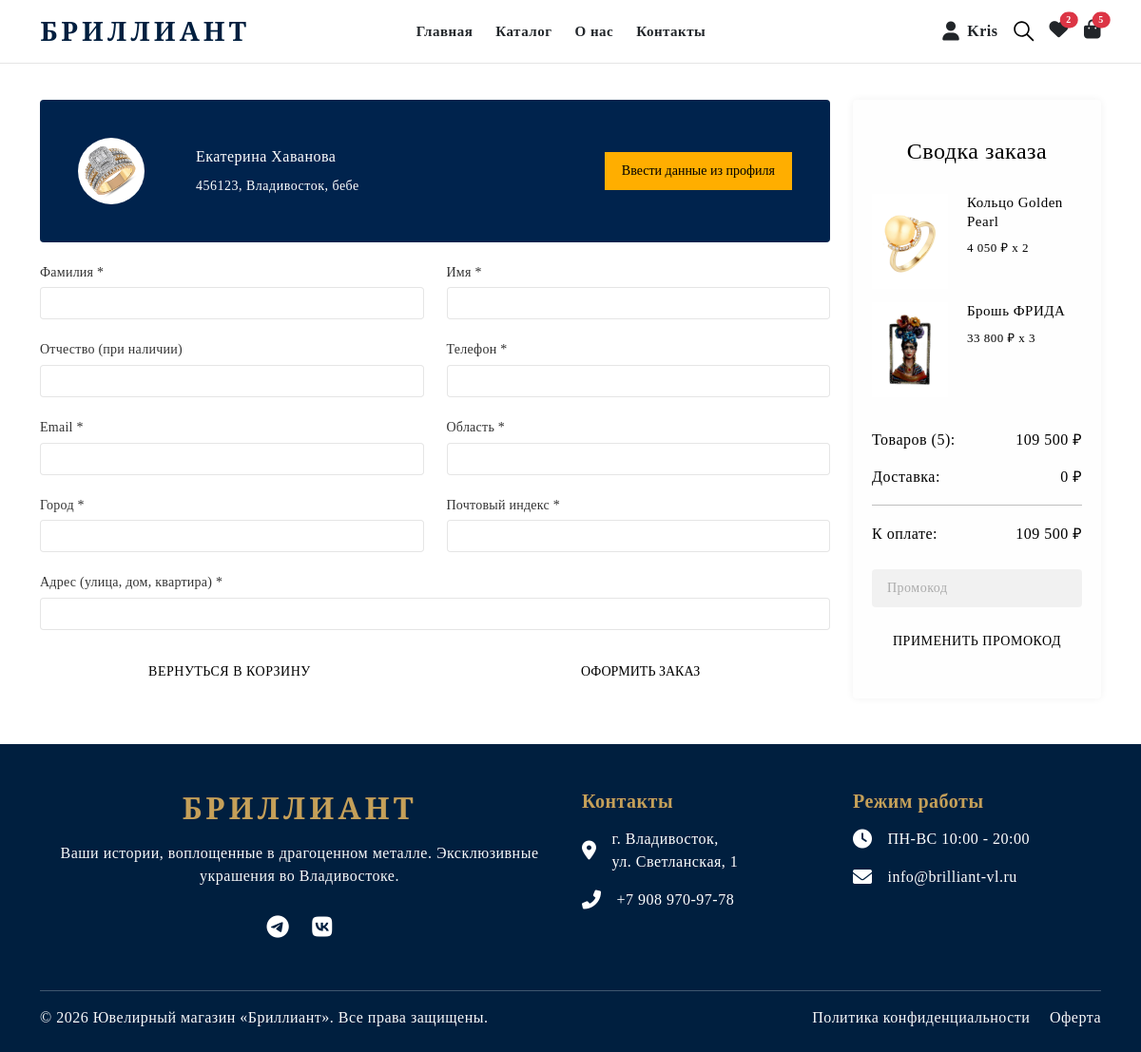
Before: /checkout (signed in) with the older database file.
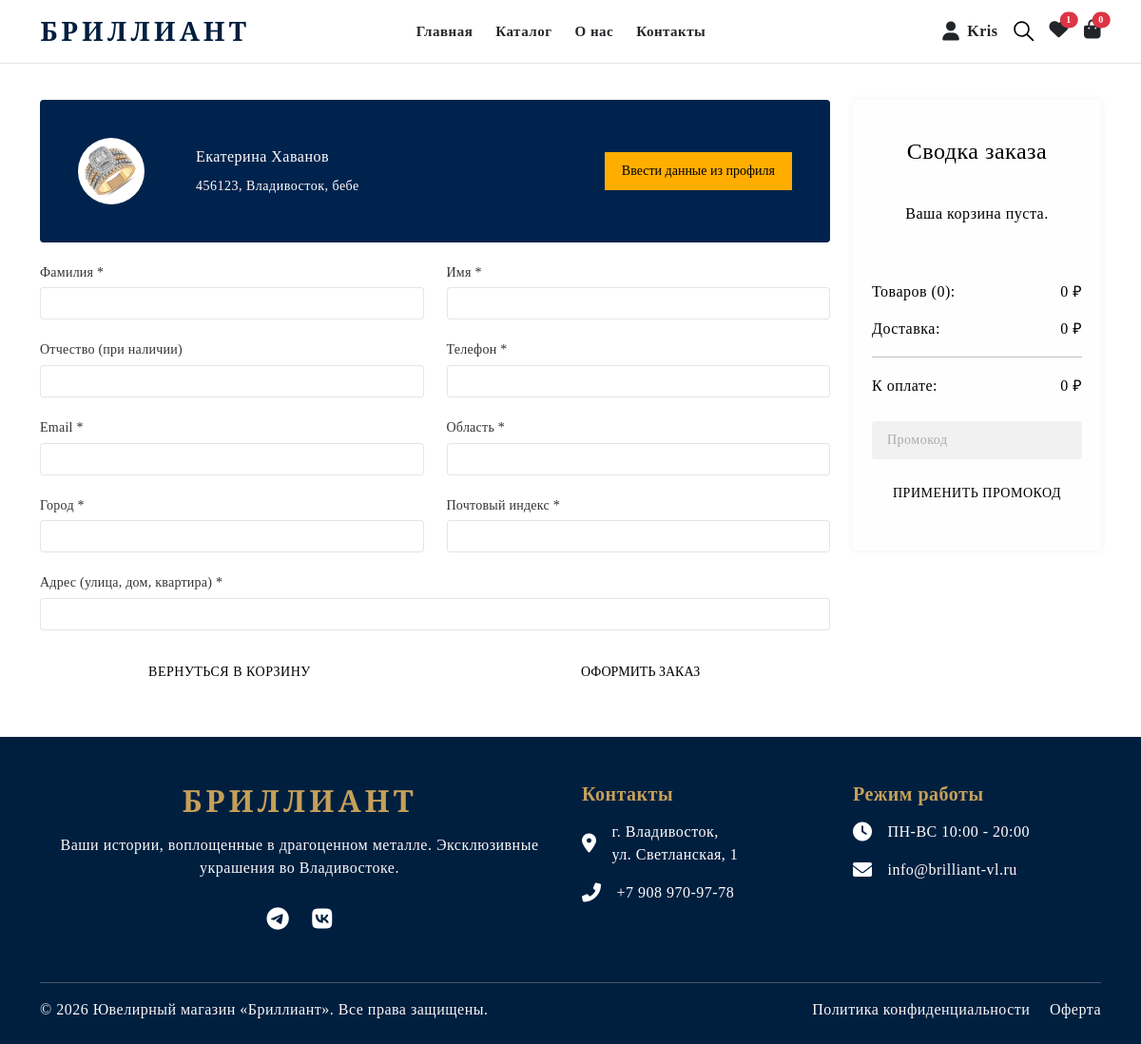
After: the same page with the newer database file.
### users/models.py (models this page shows, shortened)
class Cart(models.Model):
    user = models.OneToOneField(User, on_delete=models.CASCADE, verbose_name="Пользователь")
    created_at = models.DateTimeField(auto_now_add=True)
    @property
    def total_price(self):
        return sum(item.total_price for item in self.items.all())
    @property
    def total_items(self):
        return sum(item.quantity for item in self.items.all())

class CartItem(models.Model):
    cart = models.ForeignKey(Cart, related_name='items', on_delete=models.CASCADE)
    product = models.ForeignKey(Product, on_delete=models.CASCADE)
    quantity = models.PositiveIntegerField(default=1)
    @property
    def total_price(self):
        return self.product.price * self.quantity

class Profile(models.Model):
    user = models.OneToOneField(User, on_delete=models.CASCADE)
    last_name = models.CharField('Фамилия', max_length=50, blank=True)
    first_name = models.CharField('Имя', max_length=50, blank=True)
    middle_name = models.CharField('Отчество', max_length=50, blank=True)
    region = models.CharField('Область', max_length=100, blank=True)
    postal_code = models.CharField('Почтовый индекс', max_length=20, blank=True)
    address = models.CharField('Адрес', max_length=255, blank=True)
    phone = models.CharField('Телефон', max_length=20, blank=True)
    city = models.CharField('Город', max_length=100, blank=True)
    bio = models.TextField('О себе', max_length=500, blank=True)
    avatar = models.ImageField(upload_to='avatars/', blank=True, null=True)

### main/models.py (models this page shows, shortened)
class Product(models.Model):
    article = models.CharField('Артикул', max_length=50)
    title = models.CharField('Название', max_length=100)
    price = models.DecimalField('Цена', max_digits=10, decimal_places=2)
    description = models.TextField('Описание')
    image = models.ImageField(upload_to='products/', verbose_name="Фото")
    category = models.ForeignKey(Category, on_delete=models.SET_NULL, null=True, verbose_name="Категория")
    vendor = models.ForeignKey(Vendor, on_delete=models.SET_NULL, null=True, verbose_name="Бренд")
    metal = models.ForeignKey(Metal, on_delete=models.SET_NULL, null=True, verbose_name="Металл")
    color = models.ForeignKey(Color, on_delete=models.SET_NULL, null=True, verbose_name="Цвет")
    size = models.ForeignKey(Size, on_delete=models.SET_NULL, null=True, verbose_name="Размер")

### users/views.py (the view)
# urls.py: path('checkout', views.checkout, name='checkout'),
@login_required
def checkout(request):
    profile, created = Profile.objects.get_or_create(user=request.user)
    buy_now = request.session.get('buy_now')
    if buy_now:
        product = get_object_or_404(Product, id=buy_now['product_id'])
        quantity = buy_now['quantity']
        total_price = product.price * quantity
        context = {
            'profile': profile,
            'buy_now_mode': True,
            'buy_now_product': product,
            'buy_now_quantity': quantity,
            'buy_now_total_price': total_price,
            'cart': None,
        }
    else:
        cart, created = Cart.objects.get_or_create(user=request.user)
        context = {
            'profile': profile,
            'buy_now_mode': False,
            'cart': cart,
        }
    return render(request, 'checkout.html', context)

### users/context_processors.py (called while the page is built)
def global_counts(request):
    if request.user.is_authenticated:
        cart = Cart.objects.filter(user=request.user).first()
        return {
            'global_cart': cart,
            'global_wishlist_count': WishlistItem.objects.filter(user=request.user).count(),
        }
    return {
        'global_cart': None,
        'global_wishlist_count': 0,
    }

### main/templates/checkout.html (shortened to what the changed rows need)
{% extends 'base.html' %}
{% load humanize %}
{% load static %}
{% block content %}
    <div class="checkout-page mt-80">
        <div class="container">
            <div class="checkout-page-wrapper">
                <div class="row">
                    <div class="col-xl-9 col-lg-8 col-md-12 col-12">
                        <div class="checkout-user-area overflow-hidden d-flex align-items-center">
                            <div class="checkout-user-img me-4">
                                {% if profile.avatar %}
                                    <img src="{{ profile.avatar.url }}" alt="avatar" style="width: 70px; height: 70px; object-fit: cover; border-radius: 50%;">
                                {% else %}
                                    <img src="assets/img/checkout/user.jpg" alt="img">
                                {% endif %}
                            </div>
                            <div class="checkout-user-details d-flex align-items-center justify-content-between w-100">
                                <div class="checkout-user-info">
                                    <h2 class="checkout-user-name">
                                        {% if profile.first_name or profile.last_name %}
                                            {{ profile.first_name }} {{ profile.last_name }}
                                        {% else %}
                                            {{ user.username }}
                                        {% endif %}
                                    </h2>
                                    <p class="checkout-user-address mb-0">
                                        {% if profile.postal_code %}{{ profile.postal_code }}, {% endif %}
                                        {% if profile.city %}{{ profile.city }}, {% endif %}
                                        {{ profile.address|default:"Адрес не указан" }}
                                    </p>
                                </div>
                            </div>
                        </div>
                    </div>
                    <div class="col-xl-3 col-lg-4 col-md-12 col-12">
                        <div class="cart-total-area checkout-summary-area mt-5">
                            {% if buy_now_mode %}
                                <div class="minicart-item d-flex">
                                    <div class="mini-img-wrapper">
                                        <img class="mini-img" src="{{ buy_now_product.image.url }}" alt="{{ buy_now_product.title }}">
                                    </div>
                                    <div class="product-info">
                                        <h2 class="product-title">
                                            <a href="{% url 'product_detail' buy_now_product.id %}">{{ buy_now_product.title }}</a>
                                        </h2>
                                        <p class="product-vendor">
                                            {{ buy_now_product.price|floatformat:0|intcomma }} ₽ x {{ buy_now_quantity }}
                                        </p>
                                    </div>
                                </div>
                            {% else %}
                                {% for item in cart.items.all %}
                                <div class="minicart-item d-flex">
                                    <div class="mini-img-wrapper">
                                        <img class="mini-img" src="{{ item.product.image.url }}" alt="{{ item.product.title }}">
                                    </div>
                                    <div class="product-info">
                                        <h2 class="product-title">
                                            <a href="{% url 'product_detail' item.product.id %}">{{ item.product.title }}</a>
                                        </h2>
                                        <p class="product-vendor">
                                            {{ item.product.price|floatformat:0|intcomma }} ₽ x {{ item.quantity }}
                                        </p>
                                    </div>
                                </div>
                                {% empty %}
                                <div class="text-center py-3">
                                    <p>Ваша корзина пуста.</p>
                                </div>
                                {% endfor %}
                            {% endif %}
                            <div class="cart-total-box mt-4 bg-transparent p-0">
                                {% if buy_now_mode %}
                                    <div class="subtotal-item subtotal-box">
                                        <h4 class="subtotal-title">Товаров ({{ buy_now_quantity }}):</h4>
                                        <p class="subtotal-value">{{ buy_now_total_price|floatformat:0|intcomma }} ₽</p>
                                    </div>
                                    <div class="subtotal-item shipping-box">
                                        <h4 class="subtotal-title">Доставка:</h4>
                                        <p class="subtotal-value">0 ₽</p>
                                    </div>
                                    <hr />
                                    <div class="subtotal-item discount-box">
                                        <h4 class="subtotal-title">К оплате:</h4>
                                        <p class="subtotal-value">{{ buy_now_total_price|floatformat:0|intcomma }} ₽</p>
                                    </div>
                                {% else %}
                                    <div class="subtotal-item subtotal-box">
                                        <h4 class="subtotal-title">Товаров ({{ cart.total_items }}):</h4>
                                        <p class="subtotal-value">{{ cart.total_price|floatformat:0|intcomma }} ₽</p>
                                    </div>
                                    <div class="subtotal-item shipping-box">
                                        <h4 class="subtotal-title">Доставка:</h4>
                                        <p class="subtotal-value">0 ₽</p>
                                    </div>
                                    <hr />
                                    <div class="subtotal-item discount-box">
                                        <h4 class="subtotal-title">К оплате:</h4>
                                        <p class="subtotal-value">{{ cart.total_price|floatformat:0|intcomma }} ₽</p>
                                    </div>
                                {% endif %}
                            </div>
                        </div>
                    </div>
                </div>
            </div>
        </div>
    </div>
{% endblock %}

### main/templates/base.html (shortened to what the changed rows need)
{% load static %}
<!doctype html>
<html lang="ru" class="no-js" style="scroll-behavior: smooth;">
<head>
    <link rel="stylesheet" href="{% static 'css/vendor.css' %}">
    <link rel="stylesheet" href="{% static 'css/style.css' %}">
    <link rel="stylesheet" href="https://cdnjs.cloudflare.com/ajax/libs/font-awesome/6.0.0/css/all.min.css">
</head>
<body>
    <div class="body-wrapper">
        <header class="sticky-header border-btm-black header-1 bg-white">
            <div class="header-bottom py-3">
                <div class="container">
                    <div class="row align-items-center">
                        <div class="col-lg-3 col-md-4 col-4">
                            <div class="header-logo">
                                <a href="/" class="logo-main text-decoration-none">
                                    <h2 class="mb-0 fw-bold" style="font-family: 'Playfair Display', serif; color: #001f3f; letter-spacing: 4px; font-size: 28px;">БРИЛЛИАНТ</h2>
                                </a>
                            </div>
                        </div>
                        <div class="col-lg-3 col-md-8 col-8">
                            <div class="header-action d-flex align-items-center justify-content-end gap-3">
                                <a href="/wishlist" class="text-dark text-decoration-none position-relative">
                                    <i class="fas fa-heart fs-5"></i>
                                    <span class="wishlist-badge position-absolute top-0 start-100 translate-middle badge rounded-pill bg-danger" style="font-size: 10px;">
                                        {{ global_wishlist_count|default:0 }}
                                    </span>
                                </a>
                                <a href="/cart/" class="text-dark text-decoration-none position-relative">
                                    <i class="fas fa-shopping-bag fs-5"></i>
                                    <span class="cart-badge position-absolute top-0 start-100 translate-middle badge rounded-pill bg-danger" style="font-size: 10px;">
                                        {{ global_cart.total_items|default:0 }}
                                    </span>
                                </a>
                            </div>
                        </div>
                    </div>
                </div>
            </div>
        </header>
        <main id="MainContent" class="content-for-layout">
            {% block content %}{% endblock %}
        </main>
    </div>
</body>
</html>

Changed rows visible on the page:
removed CartItem: product.image (picture), product "Кольцо Golden Pearl", product.price "4 050", quantity "2"
removed CartItem: product.image (picture), product "Брошь ФРИДА", product.price "33 800", quantity "3"
computed for Cart: total_items "5" → "0"; total_price "109 500" → "0"
changed Profile "Екатерина": last_name "Хаванова" → "Хаванов"
Other visible differences:
{{ global_wishlist_count|default:0 }}: "2" → "1"
text now shown: "Ваша корзина пуста."
